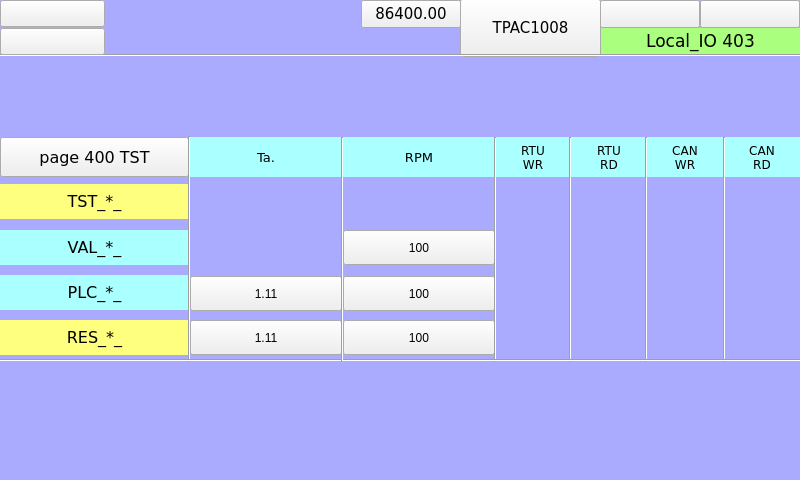
<?xml version="1.0" encoding="UTF-8"?>
<ui version="4.0">
 <class>page403</class>
 <widget class="QWidget" name="page403">
  <property name="geometry">
   <rect>
    <x>0</x>
    <y>0</y>
    <width>800</width>
    <height>480</height>
   </rect>
  </property>
  <property name="minimumSize">
   <size>
    <width>800</width>
    <height>480</height>
   </size>
  </property>
  <property name="maximumSize">
   <size>
    <width>800</width>
    <height>480</height>
   </size>
  </property>
  <property name="windowTitle">
   <string>page403</string>
  </property>
  <property name="styleSheet">
   <string notr="true">QWidget#page403
{
background-color: rgb(170, 170, 255);
}</string>
  </property>
  <widget class="QLabel" name="label_TST_DigIn_">
   <property name="geometry">
    <rect>
     <x>0</x>
     <y>184</y>
     <width>189</width>
     <height>35</height>
    </rect>
   </property>
   <property name="font">
    <font>
     <family>DejaVu Sans</family>
     <pointsize>12</pointsize>
    </font>
   </property>
   <property name="styleSheet">
    <string notr="true">background-color: rgb(255, 255, 127);</string>
   </property>
   <property name="text">
    <string>TST_*_</string>
   </property>
   <property name="alignment">
    <set>Qt::AlignCenter</set>
   </property>
  </widget>
  <widget class="Line" name="line_3">
   <property name="geometry">
    <rect>
     <x>332</x>
     <y>137</y>
     <width>20</width>
     <height>225</height>
    </rect>
   </property>
   <property name="orientation">
    <enum>Qt::Vertical</enum>
   </property>
  </widget>
  <widget class="QLabel" name="label_RES_DigIn_">
   <property name="geometry">
    <rect>
     <x>0</x>
     <y>320</y>
     <width>189</width>
     <height>35</height>
    </rect>
   </property>
   <property name="font">
    <font>
     <family>DejaVu Sans</family>
     <pointsize>12</pointsize>
    </font>
   </property>
   <property name="styleSheet">
    <string notr="true">background-color: rgb(255, 255, 127);</string>
   </property>
   <property name="text">
    <string>RES_*_</string>
   </property>
   <property name="alignment">
    <set>Qt::AlignCenter</set>
   </property>
  </widget>
  <widget class="QLabel" name="label_Qt_Project_2">
   <property name="geometry">
    <rect>
     <x>600</x>
     <y>28</y>
     <width>201</width>
     <height>27</height>
    </rect>
   </property>
   <property name="font">
    <font>
     <family>DejaVu Sans</family>
     <pointsize>13</pointsize>
    </font>
   </property>
   <property name="styleSheet">
    <string notr="true">background-color: rgb(170, 255, 127);</string>
   </property>
   <property name="text">
    <string>Local_IO 403</string>
   </property>
   <property name="alignment">
    <set>Qt::AlignCenter</set>
   </property>
  </widget>
  <widget class="ATCMbutton" name="atcmButton_6">
   <property name="geometry">
    <rect>
     <x>460</x>
     <y>-1</y>
     <width>141</width>
     <height>58</height>
    </rect>
   </property>
   <property name="font">
    <font>
     <family>DejaVu Sans</family>
     <pointsize>11</pointsize>
     <weight>50</weight>
     <bold>false</bold>
    </font>
   </property>
   <property name="toolTip">
    <string/>
   </property>
   <property name="whatsThis">
    <string>ATCMbutton widget</string>
   </property>
   <property name="pageName">
    <string>menu</string>
   </property>
   <property name="statusvar">
    <string/>
   </property>
   <property name="viewStatus">
    <bool>false</bool>
   </property>
   <property name="refresh">
    <number>200</number>
   </property>
   <property name="visibilityVar">
    <string/>
   </property>
   <property name="bgColor">
    <color>
     <red>170</red>
     <green>170</green>
     <blue>255</blue>
    </color>
   </property>
   <property name="borderColor">
    <color>
     <red>220</red>
     <green>220</green>
     <blue>220</blue>
    </color>
   </property>
   <property name="text">
    <string>TPAC1008</string>
   </property>
   <property name="pressText">
    <string>TPAC1008</string>
   </property>
   <property name="borderWidth">
    <number>2</number>
   </property>
   <property name="borderRadius">
    <number>0</number>
   </property>
   <property name="apparence">
    <enum>QFrame::Raised</enum>
   </property>
  </widget>
  <widget class="ATCMdate" name="atcmDate_2">
   <property name="geometry">
    <rect>
     <x>600</x>
     <y>0</y>
     <width>100</width>
     <height>28</height>
    </rect>
   </property>
   <property name="font">
    <font>
     <family>DejaVu Sans</family>
     <pointsize>11</pointsize>
    </font>
   </property>
   <property name="toolTip">
    <string>ATCM QDate</string>
   </property>
   <property name="whatsThis">
    <string>ATCMdate widget</string>
   </property>
   <property name="bgColor">
    <color>
     <red>255</red>
     <green>255</green>
     <blue>127</blue>
    </color>
   </property>
   <property name="borderWidth">
    <number>0</number>
   </property>
   <property name="borderRadius">
    <number>0</number>
   </property>
  </widget>
  <widget class="ATCMbutton" name="atcmButton_page400">
   <property name="geometry">
    <rect>
     <x>0</x>
     <y>137</y>
     <width>189</width>
     <height>40</height>
    </rect>
   </property>
   <property name="font">
    <font>
     <family>DejaVu Sans</family>
     <pointsize>12</pointsize>
    </font>
   </property>
   <property name="toolTip">
    <string/>
   </property>
   <property name="whatsThis">
    <string>ATCMbutton widget</string>
   </property>
   <property name="pageName">
    <string>page400</string>
   </property>
   <property name="statusvar">
    <string/>
   </property>
   <property name="viewStatus">
    <bool>false</bool>
   </property>
   <property name="visibilityVar">
    <string/>
   </property>
   <property name="bgColor">
    <color>
     <red>170</red>
     <green>255</green>
     <blue>255</blue>
    </color>
   </property>
   <property name="text">
    <string>page 400 TST</string>
   </property>
   <property name="pressText">
    <string>page 400 TST</string>
   </property>
   <property name="borderWidth">
    <number>0</number>
   </property>
   <property name="borderRadius">
    <number>0</number>
   </property>
   <property name="apparence">
    <enum>QFrame::Raised</enum>
   </property>
  </widget>
  <widget class="Line" name="line_2">
   <property name="geometry">
    <rect>
     <x>0</x>
     <y>45</y>
     <width>801</width>
     <height>20</height>
    </rect>
   </property>
   <property name="orientation">
    <enum>Qt::Horizontal</enum>
   </property>
  </widget>
  <widget class="QLabel" name="label_PLC_DigIn_">
   <property name="geometry">
    <rect>
     <x>0</x>
     <y>230</y>
     <width>189</width>
     <height>35</height>
    </rect>
   </property>
   <property name="font">
    <font>
     <family>DejaVu Sans</family>
     <pointsize>12</pointsize>
    </font>
   </property>
   <property name="styleSheet">
    <string notr="true">background-color: rgb(170, 255, 255);</string>
   </property>
   <property name="text">
    <string>VAL_*_</string>
   </property>
   <property name="alignment">
    <set>Qt::AlignCenter</set>
   </property>
  </widget>
  <widget class="ATCMlabel" name="atcmLabel">
   <property name="geometry">
    <rect>
     <x>0</x>
     <y>0</y>
     <width>105</width>
     <height>27</height>
    </rect>
   </property>
   <property name="font">
    <font>
     <family>DejaVu Sans</family>
     <pointsize>12</pointsize>
    </font>
   </property>
   <property name="toolTip">
    <string>TEST_COMMAND</string>
   </property>
   <property name="whatsThis">
    <string>ATCMlabel widget</string>
   </property>
   <property name="variable">
    <string>TEST_COMMAND</string>
   </property>
   <property name="refresh">
    <number>500</number>
   </property>
   <property name="max">
    <string>0</string>
   </property>
   <property name="min">
    <string>0</string>
   </property>
   <property name="viewStatus">
    <bool>false</bool>
   </property>
   <property name="visibilityVar">
    <string/>
   </property>
   <property name="bgColor">
    <color>
     <red>170</red>
     <green>255</green>
     <blue>127</blue>
    </color>
   </property>
   <property name="borderWidth">
    <number>1</number>
   </property>
   <property name="borderRadius">
    <number>0</number>
   </property>
   <property name="format">
    <enum>ATCMlabel::Hex</enum>
   </property>
  </widget>
  <widget class="ATCMlabel" name="atcmLabel_PLC_time">
   <property name="geometry">
    <rect>
     <x>361</x>
     <y>0</y>
     <width>100</width>
     <height>28</height>
    </rect>
   </property>
   <property name="font">
    <font>
     <family>DejaVu Sans</family>
     <pointsize>11</pointsize>
     <weight>50</weight>
     <bold>false</bold>
    </font>
   </property>
   <property name="text">
    <string>86400.00</string>
   </property>
   <property name="toolTip">
    <string>PLC_time</string>
   </property>
   <property name="whatsThis">
    <string>ATCMlabel widget</string>
   </property>
   <property name="variable">
    <string>PLC_time</string>
   </property>
   <property name="refresh">
    <number>500</number>
   </property>
   <property name="max">
    <string>0</string>
   </property>
   <property name="min">
    <string>0</string>
   </property>
   <property name="viewStatus">
    <bool>false</bool>
   </property>
   <property name="visibilityVar">
    <string/>
   </property>
   <property name="bgColor">
    <color>
     <red>255</red>
     <green>255</green>
     <blue>127</blue>
    </color>
   </property>
   <property name="borderWidth">
    <number>0</number>
   </property>
   <property name="borderRadius">
    <number>0</number>
   </property>
  </widget>
  <widget class="ATCMlabel" name="atcmLabel_2">
   <property name="geometry">
    <rect>
     <x>0</x>
     <y>28</y>
     <width>105</width>
     <height>27</height>
    </rect>
   </property>
   <property name="font">
    <font>
     <family>DejaVu Sans</family>
     <pointsize>12</pointsize>
    </font>
   </property>
   <property name="toolTip">
    <string>TEST_STATUS</string>
   </property>
   <property name="whatsThis">
    <string>ATCMlabel widget</string>
   </property>
   <property name="variable">
    <string>TEST_STATUS</string>
   </property>
   <property name="refresh">
    <number>500</number>
   </property>
   <property name="max">
    <string>0</string>
   </property>
   <property name="min">
    <string>0</string>
   </property>
   <property name="viewStatus">
    <bool>false</bool>
   </property>
   <property name="visibilityVar">
    <string/>
   </property>
   <property name="bgColor">
    <color>
     <red>255</red>
     <green>255</green>
     <blue>127</blue>
    </color>
   </property>
   <property name="borderWidth">
    <number>1</number>
   </property>
   <property name="borderRadius">
    <number>0</number>
   </property>
   <property name="format">
    <enum>ATCMlabel::Hex</enum>
   </property>
  </widget>
  <widget class="QLabel" name="label_PLC_DigIn_14">
   <property name="geometry">
    <rect>
     <x>0</x>
     <y>275</y>
     <width>189</width>
     <height>35</height>
    </rect>
   </property>
   <property name="font">
    <font>
     <family>DejaVu Sans</family>
     <pointsize>12</pointsize>
    </font>
   </property>
   <property name="styleSheet">
    <string notr="true">background-color: rgb(170, 255, 255);</string>
   </property>
   <property name="text">
    <string>PLC_*_</string>
   </property>
   <property name="alignment">
    <set>Qt::AlignCenter</set>
   </property>
  </widget>
  <widget class="Line" name="line">
   <property name="geometry">
    <rect>
     <x>179</x>
     <y>136</y>
     <width>20</width>
     <height>226</height>
    </rect>
   </property>
   <property name="orientation">
    <enum>Qt::Vertical</enum>
   </property>
  </widget>
  <widget class="ATCMtime" name="atcmTime_2">
   <property name="geometry">
    <rect>
     <x>700</x>
     <y>0</y>
     <width>100</width>
     <height>28</height>
    </rect>
   </property>
   <property name="font">
    <font>
     <family>DejaVu Sans</family>
     <pointsize>11</pointsize>
    </font>
   </property>
   <property name="toolTip">
    <string>ATCM QTime</string>
   </property>
   <property name="whatsThis">
    <string>ATCMtime widget</string>
   </property>
   <property name="bgColor">
    <color>
     <red>255</red>
     <green>255</green>
     <blue>127</blue>
    </color>
   </property>
   <property name="borderWidth">
    <number>0</number>
   </property>
   <property name="borderRadius">
    <number>0</number>
   </property>
  </widget>
  <widget class="QLabel" name="label_PLC_DigIn_16">
   <property name="geometry">
    <rect>
     <x>495</x>
     <y>137</y>
     <width>76</width>
     <height>40</height>
    </rect>
   </property>
   <property name="font">
    <font>
     <family>DejaVu Sans</family>
     <pointsize>9</pointsize>
    </font>
   </property>
   <property name="styleSheet">
    <string notr="true">background-color: rgb(170, 255, 255);</string>
   </property>
   <property name="text">
    <string>RTU
WR</string>
   </property>
   <property name="alignment">
    <set>Qt::AlignCenter</set>
   </property>
  </widget>
  <widget class="ATCMlabel" name="atcmLabelAnOut_1">
   <property name="geometry">
    <rect>
     <x>190</x>
     <y>276</y>
     <width>152</width>
     <height>35</height>
    </rect>
   </property>
   <property name="text">
    <string>1.11</string>
   </property>
   <property name="toolTip">
    <string>PLC_Tamb</string>
   </property>
   <property name="whatsThis">
    <string>ATCMlabel widget</string>
   </property>
   <property name="variable">
    <string>PLC_Tamb</string>
   </property>
   <property name="refresh">
    <number>500</number>
   </property>
   <property name="max">
    <string>0</string>
   </property>
   <property name="min">
    <string>0</string>
   </property>
   <property name="viewStatus">
    <bool>false</bool>
   </property>
   <property name="visibilityVar">
    <string>TST_Tamb</string>
   </property>
   <property name="bgColor">
    <color>
     <red>170</red>
     <green>255</green>
     <blue>255</blue>
    </color>
   </property>
   <property name="fontColor">
    <color>
     <red>0</red>
     <green>0</green>
     <blue>0</blue>
    </color>
   </property>
   <property name="borderWidth">
    <number>1</number>
   </property>
   <property name="borderRadius">
    <number>0</number>
   </property>
  </widget>
  <widget class="ATCMled" name="atcmLed_PLC_CAN_RD">
   <property name="geometry">
    <rect>
     <x>750</x>
     <y>278</y>
     <width>30</width>
     <height>30</height>
    </rect>
   </property>
   <property name="toolTip">
    <string/>
   </property>
   <property name="whatsThis">
    <string>ATCMled widget</string>
   </property>
   <property name="variable">
    <string/>
   </property>
   <property name="refresh">
    <number>500</number>
   </property>
   <property name="viewStatus">
    <bool>false</bool>
   </property>
   <property name="visibilityVar">
    <string>TST_CAN_RD</string>
   </property>
   <property name="onIcon">
    <iconset>
     <normaloff>:/on.png</normaloff>:/on.png</iconset>
   </property>
   <property name="offIcon">
    <iconset>
     <normaloff>:/off.png</normaloff>:/off.png</iconset>
   </property>
  </widget>
  <widget class="ATCMled" name="atcmLed_PLC_RTU_RD">
   <property name="geometry">
    <rect>
     <x>593</x>
     <y>278</y>
     <width>30</width>
     <height>30</height>
    </rect>
   </property>
   <property name="toolTip">
    <string>RTU_RTU_RD</string>
   </property>
   <property name="whatsThis">
    <string>ATCMled widget</string>
   </property>
   <property name="variable">
    <string>RTU_RTU_RD</string>
   </property>
   <property name="refresh">
    <number>500</number>
   </property>
   <property name="viewStatus">
    <bool>false</bool>
   </property>
   <property name="visibilityVar">
    <string>TST_RTU_RD</string>
   </property>
   <property name="onIcon">
    <iconset>
     <normaloff>:/on.png</normaloff>:/on.png</iconset>
   </property>
   <property name="offIcon">
    <iconset>
     <normaloff>:/off.png</normaloff>:/off.png</iconset>
   </property>
  </widget>
  <widget class="ATCMled" name="atcmLed_TST_RTU_WR">
   <property name="geometry">
    <rect>
     <x>517</x>
     <y>186</y>
     <width>30</width>
     <height>30</height>
    </rect>
   </property>
   <property name="toolTip">
    <string>TST_RTU_WR</string>
   </property>
   <property name="whatsThis">
    <string>ATCMled widget</string>
   </property>
   <property name="variable">
    <string>TST_RTU_WR</string>
   </property>
   <property name="refresh">
    <number>500</number>
   </property>
   <property name="viewStatus">
    <bool>false</bool>
   </property>
   <property name="visibilityVar">
    <string/>
   </property>
   <property name="onIcon">
    <iconset>
     <normaloff>:/on.png</normaloff>:/on.png</iconset>
   </property>
   <property name="offIcon">
    <iconset>
     <normaloff>:/off.png</normaloff>:/off.png</iconset>
   </property>
  </widget>
  <widget class="ATCMled" name="atcmLed_RES_RTU_RD">
   <property name="geometry">
    <rect>
     <x>593</x>
     <y>320</y>
     <width>30</width>
     <height>30</height>
    </rect>
   </property>
   <property name="toolTip">
    <string>RTU_RTU_RD</string>
   </property>
   <property name="whatsThis">
    <string>ATCMled widget</string>
   </property>
   <property name="variable">
    <string>RTU_RTU_RD</string>
   </property>
   <property name="refresh">
    <number>500</number>
   </property>
   <property name="viewStatus">
    <bool>false</bool>
   </property>
   <property name="visibilityVar">
    <string>TST_RTU_RD</string>
   </property>
   <property name="onIcon">
    <iconset>
     <normaloff>:/on.png</normaloff>:/on.png</iconset>
   </property>
   <property name="offIcon">
    <iconset>
     <normaloff>:/off.png</normaloff>:/off.png</iconset>
   </property>
  </widget>
  <widget class="ATCMlabel" name="atcmLabelAnOut_3">
   <property name="geometry">
    <rect>
     <x>343</x>
     <y>230</y>
     <width>152</width>
     <height>35</height>
    </rect>
   </property>
   <property name="text">
    <string>100</string>
   </property>
   <property name="toolTip">
    <string>VAL_RPM</string>
   </property>
   <property name="whatsThis">
    <string>ATCMlabel widget</string>
   </property>
   <property name="variable">
    <string>VAL_RPM</string>
   </property>
   <property name="refresh">
    <number>500</number>
   </property>
   <property name="max">
    <string>0</string>
   </property>
   <property name="min">
    <string>0</string>
   </property>
   <property name="viewStatus">
    <bool>false</bool>
   </property>
   <property name="visibilityVar">
    <string>TST_RPM</string>
   </property>
   <property name="bgColor">
    <color>
     <red>170</red>
     <green>255</green>
     <blue>255</blue>
    </color>
   </property>
   <property name="fontColor">
    <color>
     <red>0</red>
     <green>0</green>
     <blue>0</blue>
    </color>
   </property>
   <property name="borderWidth">
    <number>1</number>
   </property>
   <property name="borderRadius">
    <number>0</number>
   </property>
  </widget>
  <widget class="ATCMled" name="atcmLed_PLC_RTU_WR">
   <property name="geometry">
    <rect>
     <x>518</x>
     <y>278</y>
     <width>30</width>
     <height>30</height>
    </rect>
   </property>
   <property name="toolTip">
    <string>RTU_RTU_WR</string>
   </property>
   <property name="whatsThis">
    <string>ATCMled widget</string>
   </property>
   <property name="variable">
    <string>RTU_RTU_WR</string>
   </property>
   <property name="refresh">
    <number>500</number>
   </property>
   <property name="viewStatus">
    <bool>false</bool>
   </property>
   <property name="visibilityVar">
    <string>TST_RTU_WR</string>
   </property>
   <property name="onIcon">
    <iconset>
     <normaloff>:/on.png</normaloff>:/on.png</iconset>
   </property>
   <property name="offIcon">
    <iconset>
     <normaloff>:/off.png</normaloff>:/off.png</iconset>
   </property>
  </widget>
  <widget class="QLabel" name="label_PLC_DigIn_18">
   <property name="geometry">
    <rect>
     <x>571</x>
     <y>137</y>
     <width>76</width>
     <height>40</height>
    </rect>
   </property>
   <property name="font">
    <font>
     <family>DejaVu Sans</family>
     <pointsize>9</pointsize>
    </font>
   </property>
   <property name="styleSheet">
    <string notr="true">background-color: rgb(170, 255, 255);</string>
   </property>
   <property name="text">
    <string>RTU
RD</string>
   </property>
   <property name="alignment">
    <set>Qt::AlignCenter</set>
   </property>
  </widget>
  <widget class="ATCMlabel" name="atcmLabelAnOut_11">
   <property name="geometry">
    <rect>
     <x>190</x>
     <y>320</y>
     <width>152</width>
     <height>35</height>
    </rect>
   </property>
   <property name="text">
    <string>1.11</string>
   </property>
   <property name="toolTip">
    <string>RES_Tamb</string>
   </property>
   <property name="whatsThis">
    <string>ATCMlabel widget</string>
   </property>
   <property name="variable">
    <string>RES_Tamb</string>
   </property>
   <property name="refresh">
    <number>500</number>
   </property>
   <property name="max">
    <string>0</string>
   </property>
   <property name="min">
    <string>0</string>
   </property>
   <property name="viewStatus">
    <bool>false</bool>
   </property>
   <property name="visibilityVar">
    <string>TST_Tamb</string>
   </property>
   <property name="bgColor">
    <color>
     <red>255</red>
     <green>255</green>
     <blue>127</blue>
    </color>
   </property>
   <property name="fontColor">
    <color>
     <red>0</red>
     <green>0</green>
     <blue>0</blue>
    </color>
   </property>
   <property name="borderWidth">
    <number>1</number>
   </property>
   <property name="borderRadius">
    <number>0</number>
   </property>
  </widget>
  <widget class="QLabel" name="label_PLC_DigIn_19">
   <property name="geometry">
    <rect>
     <x>190</x>
     <y>137</y>
     <width>152</width>
     <height>40</height>
    </rect>
   </property>
   <property name="font">
    <font>
     <family>DejaVu Sans</family>
     <pointsize>10</pointsize>
    </font>
   </property>
   <property name="styleSheet">
    <string notr="true">background-color: rgb(170, 255, 255);</string>
   </property>
   <property name="text">
    <string>Ta.</string>
   </property>
   <property name="alignment">
    <set>Qt::AlignCenter</set>
   </property>
  </widget>
  <widget class="QLabel" name="label_PLC_DigIn_20">
   <property name="geometry">
    <rect>
     <x>647</x>
     <y>137</y>
     <width>76</width>
     <height>40</height>
    </rect>
   </property>
   <property name="font">
    <font>
     <family>DejaVu Sans</family>
     <pointsize>9</pointsize>
    </font>
   </property>
   <property name="styleSheet">
    <string notr="true">background-color: rgb(170, 255, 255);</string>
   </property>
   <property name="text">
    <string>CAN
WR</string>
   </property>
   <property name="alignment">
    <set>Qt::AlignCenter</set>
   </property>
  </widget>
  <widget class="ATCMled" name="atcmLed_VAL_CAN_WR">
   <property name="geometry">
    <rect>
     <x>671</x>
     <y>230</y>
     <width>30</width>
     <height>30</height>
    </rect>
   </property>
   <property name="toolTip">
    <string>VAL_CAN_WR</string>
   </property>
   <property name="whatsThis">
    <string>ATCMled widget</string>
   </property>
   <property name="variable">
    <string>VAL_CAN_WR</string>
   </property>
   <property name="refresh">
    <number>500</number>
   </property>
   <property name="viewStatus">
    <bool>false</bool>
   </property>
   <property name="visibilityVar">
    <string>TST_CAN_WR</string>
   </property>
   <property name="onIcon">
    <iconset>
     <normaloff>:/on.png</normaloff>:/on.png</iconset>
   </property>
   <property name="offIcon">
    <iconset>
     <normaloff>:/off.png</normaloff>:/off.png</iconset>
   </property>
  </widget>
  <widget class="ATCMled" name="atcmLed_TST_RTU_RD">
   <property name="geometry">
    <rect>
     <x>593</x>
     <y>186</y>
     <width>30</width>
     <height>30</height>
    </rect>
   </property>
   <property name="toolTip">
    <string>TST_RTU_RD</string>
   </property>
   <property name="whatsThis">
    <string>ATCMled widget</string>
   </property>
   <property name="variable">
    <string>TST_RTU_RD</string>
   </property>
   <property name="refresh">
    <number>500</number>
   </property>
   <property name="viewStatus">
    <bool>false</bool>
   </property>
   <property name="visibilityVar">
    <string/>
   </property>
   <property name="onIcon">
    <iconset>
     <normaloff>:/on.png</normaloff>:/on.png</iconset>
   </property>
   <property name="offIcon">
    <iconset>
     <normaloff>:/off.png</normaloff>:/off.png</iconset>
   </property>
  </widget>
  <widget class="ATCMled" name="atcmLed_RES_CAN_RD">
   <property name="geometry">
    <rect>
     <x>750</x>
     <y>320</y>
     <width>30</width>
     <height>30</height>
    </rect>
   </property>
   <property name="toolTip">
    <string/>
   </property>
   <property name="whatsThis">
    <string>ATCMled widget</string>
   </property>
   <property name="variable">
    <string/>
   </property>
   <property name="refresh">
    <number>500</number>
   </property>
   <property name="viewStatus">
    <bool>false</bool>
   </property>
   <property name="visibilityVar">
    <string>TST_CAN_RD</string>
   </property>
   <property name="onIcon">
    <iconset>
     <normaloff>:/on.png</normaloff>:/on.png</iconset>
   </property>
   <property name="offIcon">
    <iconset>
     <normaloff>:/off.png</normaloff>:/off.png</iconset>
   </property>
  </widget>
  <widget class="QLabel" name="label_PLC_DigIn_21">
   <property name="geometry">
    <rect>
     <x>343</x>
     <y>137</y>
     <width>152</width>
     <height>40</height>
    </rect>
   </property>
   <property name="font">
    <font>
     <family>DejaVu Sans</family>
     <pointsize>10</pointsize>
    </font>
   </property>
   <property name="styleSheet">
    <string notr="true">background-color: rgb(170, 255, 255);</string>
   </property>
   <property name="text">
    <string>RPM</string>
   </property>
   <property name="alignment">
    <set>Qt::AlignCenter</set>
   </property>
  </widget>
  <widget class="ATCMlabel" name="atcmLabelAnOut_12">
   <property name="geometry">
    <rect>
     <x>343</x>
     <y>320</y>
     <width>152</width>
     <height>35</height>
    </rect>
   </property>
   <property name="text">
    <string>100</string>
   </property>
   <property name="toolTip">
    <string>RES_RPM</string>
   </property>
   <property name="whatsThis">
    <string>ATCMlabel widget</string>
   </property>
   <property name="variable">
    <string>RES_RPM</string>
   </property>
   <property name="refresh">
    <number>500</number>
   </property>
   <property name="max">
    <string>0</string>
   </property>
   <property name="min">
    <string>0</string>
   </property>
   <property name="viewStatus">
    <bool>false</bool>
   </property>
   <property name="visibilityVar">
    <string>TST_RPM</string>
   </property>
   <property name="bgColor">
    <color>
     <red>255</red>
     <green>255</green>
     <blue>127</blue>
    </color>
   </property>
   <property name="fontColor">
    <color>
     <red>0</red>
     <green>0</green>
     <blue>0</blue>
    </color>
   </property>
   <property name="borderWidth">
    <number>1</number>
   </property>
   <property name="borderRadius">
    <number>0</number>
   </property>
  </widget>
  <widget class="ATCMled" name="atcmLed_TST_RTU_WR_2">
   <property name="geometry">
    <rect>
     <x>670</x>
     <y>186</y>
     <width>30</width>
     <height>30</height>
    </rect>
   </property>
   <property name="toolTip">
    <string>TST_CAN_WR</string>
   </property>
   <property name="whatsThis">
    <string>ATCMled widget</string>
   </property>
   <property name="variable">
    <string>TST_CAN_WR</string>
   </property>
   <property name="refresh">
    <number>500</number>
   </property>
   <property name="viewStatus">
    <bool>false</bool>
   </property>
   <property name="visibilityVar">
    <string/>
   </property>
   <property name="onIcon">
    <iconset>
     <normaloff>:/on.png</normaloff>:/on.png</iconset>
   </property>
   <property name="offIcon">
    <iconset>
     <normaloff>:/off.png</normaloff>:/off.png</iconset>
   </property>
  </widget>
  <widget class="ATCMlabel" name="atcmLabelAnOut_2">
   <property name="geometry">
    <rect>
     <x>343</x>
     <y>276</y>
     <width>152</width>
     <height>35</height>
    </rect>
   </property>
   <property name="text">
    <string>100</string>
   </property>
   <property name="toolTip">
    <string>PLC_RPM</string>
   </property>
   <property name="whatsThis">
    <string>ATCMlabel widget</string>
   </property>
   <property name="variable">
    <string>PLC_RPM</string>
   </property>
   <property name="refresh">
    <number>500</number>
   </property>
   <property name="max">
    <string>0</string>
   </property>
   <property name="min">
    <string>0</string>
   </property>
   <property name="viewStatus">
    <bool>false</bool>
   </property>
   <property name="visibilityVar">
    <string>TST_RPM</string>
   </property>
   <property name="bgColor">
    <color>
     <red>170</red>
     <green>255</green>
     <blue>255</blue>
    </color>
   </property>
   <property name="fontColor">
    <color>
     <red>0</red>
     <green>0</green>
     <blue>0</blue>
    </color>
   </property>
   <property name="borderWidth">
    <number>1</number>
   </property>
   <property name="borderRadius">
    <number>0</number>
   </property>
  </widget>
  <widget class="ATCMled" name="atcmLed_TST_Tamb">
   <property name="geometry">
    <rect>
     <x>252</x>
     <y>186</y>
     <width>30</width>
     <height>30</height>
    </rect>
   </property>
   <property name="toolTip">
    <string>TST_Tamb</string>
   </property>
   <property name="whatsThis">
    <string>ATCMled widget</string>
   </property>
   <property name="variable">
    <string>TST_Tamb</string>
   </property>
   <property name="refresh">
    <number>500</number>
   </property>
   <property name="viewStatus">
    <bool>false</bool>
   </property>
   <property name="visibilityVar">
    <string/>
   </property>
   <property name="onIcon">
    <iconset>
     <normaloff>:/on.png</normaloff>:/on.png</iconset>
   </property>
   <property name="offIcon">
    <iconset>
     <normaloff>:/off.png</normaloff>:/off.png</iconset>
   </property>
  </widget>
  <widget class="ATCMled" name="atcmLed_VAL_RTU_WR">
   <property name="geometry">
    <rect>
     <x>517</x>
     <y>230</y>
     <width>30</width>
     <height>30</height>
    </rect>
   </property>
   <property name="toolTip">
    <string>VAL_RTU_WR</string>
   </property>
   <property name="whatsThis">
    <string>ATCMled widget</string>
   </property>
   <property name="variable">
    <string>VAL_RTU_WR</string>
   </property>
   <property name="refresh">
    <number>500</number>
   </property>
   <property name="viewStatus">
    <bool>false</bool>
   </property>
   <property name="visibilityVar">
    <string>TST_RTU_WR</string>
   </property>
   <property name="onIcon">
    <iconset>
     <normaloff>:/on.png</normaloff>:/on.png</iconset>
   </property>
   <property name="offIcon">
    <iconset>
     <normaloff>:/off.png</normaloff>:/off.png</iconset>
   </property>
  </widget>
  <widget class="ATCMled" name="atcmLed_TST_FWrevision_2">
   <property name="geometry">
    <rect>
     <x>403</x>
     <y>186</y>
     <width>30</width>
     <height>30</height>
    </rect>
   </property>
   <property name="toolTip">
    <string>TST_RPM</string>
   </property>
   <property name="whatsThis">
    <string>ATCMled widget</string>
   </property>
   <property name="variable">
    <string>TST_RPM</string>
   </property>
   <property name="refresh">
    <number>500</number>
   </property>
   <property name="viewStatus">
    <bool>false</bool>
   </property>
   <property name="visibilityVar">
    <string/>
   </property>
   <property name="onIcon">
    <iconset>
     <normaloff>:/on.png</normaloff>:/on.png</iconset>
   </property>
   <property name="offIcon">
    <iconset>
     <normaloff>:/off.png</normaloff>:/off.png</iconset>
   </property>
  </widget>
  <widget class="ATCMled" name="atcmLed_TST_RTU_RD_2">
   <property name="geometry">
    <rect>
     <x>747</x>
     <y>186</y>
     <width>30</width>
     <height>30</height>
    </rect>
   </property>
   <property name="toolTip">
    <string>TST_CAN_RD</string>
   </property>
   <property name="whatsThis">
    <string>ATCMled widget</string>
   </property>
   <property name="variable">
    <string>TST_CAN_RD</string>
   </property>
   <property name="refresh">
    <number>500</number>
   </property>
   <property name="viewStatus">
    <bool>false</bool>
   </property>
   <property name="visibilityVar">
    <string/>
   </property>
   <property name="onIcon">
    <iconset>
     <normaloff>:/on.png</normaloff>:/on.png</iconset>
   </property>
   <property name="offIcon">
    <iconset>
     <normaloff>:/off.png</normaloff>:/off.png</iconset>
   </property>
  </widget>
  <widget class="ATCMled" name="atcmLed_PLC_CAN_WR">
   <property name="geometry">
    <rect>
     <x>670</x>
     <y>278</y>
     <width>30</width>
     <height>30</height>
    </rect>
   </property>
   <property name="toolTip">
    <string/>
   </property>
   <property name="whatsThis">
    <string>ATCMled widget</string>
   </property>
   <property name="variable">
    <string/>
   </property>
   <property name="refresh">
    <number>500</number>
   </property>
   <property name="viewStatus">
    <bool>false</bool>
   </property>
   <property name="visibilityVar">
    <string>TST_CAN_WR</string>
   </property>
   <property name="onIcon">
    <iconset>
     <normaloff>:/on.png</normaloff>:/on.png</iconset>
   </property>
   <property name="offIcon">
    <iconset>
     <normaloff>:/off.png</normaloff>:/off.png</iconset>
   </property>
  </widget>
  <widget class="QLabel" name="label_PLC_DigIn_22">
   <property name="geometry">
    <rect>
     <x>724</x>
     <y>137</y>
     <width>76</width>
     <height>40</height>
    </rect>
   </property>
   <property name="font">
    <font>
     <family>DejaVu Sans</family>
     <pointsize>9</pointsize>
    </font>
   </property>
   <property name="styleSheet">
    <string notr="true">background-color: rgb(170, 255, 255);</string>
   </property>
   <property name="text">
    <string>CAN
RD</string>
   </property>
   <property name="alignment">
    <set>Qt::AlignCenter</set>
   </property>
  </widget>
  <widget class="Line" name="line_4">
   <property name="geometry">
    <rect>
     <x>485</x>
     <y>137</y>
     <width>20</width>
     <height>225</height>
    </rect>
   </property>
   <property name="orientation">
    <enum>Qt::Vertical</enum>
   </property>
  </widget>
  <widget class="Line" name="line_5">
   <property name="geometry">
    <rect>
     <x>560</x>
     <y>137</y>
     <width>20</width>
     <height>225</height>
    </rect>
   </property>
   <property name="orientation">
    <enum>Qt::Vertical</enum>
   </property>
  </widget>
  <widget class="Line" name="line_6">
   <property name="geometry">
    <rect>
     <x>636</x>
     <y>137</y>
     <width>20</width>
     <height>225</height>
    </rect>
   </property>
   <property name="orientation">
    <enum>Qt::Vertical</enum>
   </property>
  </widget>
  <widget class="Line" name="line_7">
   <property name="geometry">
    <rect>
     <x>714</x>
     <y>137</y>
     <width>20</width>
     <height>225</height>
    </rect>
   </property>
   <property name="orientation">
    <enum>Qt::Vertical</enum>
   </property>
  </widget>
  <widget class="Line" name="line_8">
   <property name="geometry">
    <rect>
     <x>0</x>
     <y>350</y>
     <width>801</width>
     <height>20</height>
    </rect>
   </property>
   <property name="orientation">
    <enum>Qt::Horizontal</enum>
   </property>
  </widget>
  <widget class="ATCManimation" name="atcmAnimation_TEST_STATUS">
   <property name="geometry">
    <rect>
     <x>105</x>
     <y>0</y>
     <width>121</width>
     <height>55</height>
    </rect>
   </property>
   <property name="toolTip">
    <string>TEST_STATUS</string>
   </property>
   <property name="whatsThis">
    <string>ATCManimation widget</string>
   </property>
   <property name="mapping">
    <string>0;:/icons/my_img/local.png;216;:/icons/my_img/remote.png;42;:/icons/my_img/done.png</string>
   </property>
   <property name="variable">
    <string>TEST_STATUS</string>
   </property>
   <property name="refresh">
    <number>500</number>
   </property>
   <property name="viewStatus">
    <bool>false</bool>
   </property>
   <property name="visibilityVar">
    <string/>
   </property>
  </widget>
  <zorder>label_TST_DigIn_</zorder>
  <zorder>label_RES_DigIn_</zorder>
  <zorder>label_Qt_Project_2</zorder>
  <zorder>atcmButton_6</zorder>
  <zorder>atcmDate_2</zorder>
  <zorder>atcmButton_page400</zorder>
  <zorder>line_2</zorder>
  <zorder>label_PLC_DigIn_</zorder>
  <zorder>atcmLabel</zorder>
  <zorder>atcmLabel_PLC_time</zorder>
  <zorder>atcmLabel_2</zorder>
  <zorder>label_PLC_DigIn_14</zorder>
  <zorder>line</zorder>
  <zorder>atcmTime_2</zorder>
  <zorder>label_PLC_DigIn_16</zorder>
  <zorder>atcmLabelAnOut_1</zorder>
  <zorder>atcmLed_PLC_CAN_RD</zorder>
  <zorder>atcmLed_PLC_RTU_RD</zorder>
  <zorder>atcmLed_TST_RTU_WR</zorder>
  <zorder>atcmLed_RES_RTU_RD</zorder>
  <zorder>atcmLabelAnOut_3</zorder>
  <zorder>atcmLed_PLC_RTU_WR</zorder>
  <zorder>label_PLC_DigIn_18</zorder>
  <zorder>atcmLabelAnOut_11</zorder>
  <zorder>label_PLC_DigIn_19</zorder>
  <zorder>label_PLC_DigIn_20</zorder>
  <zorder>atcmLed_VAL_CAN_WR</zorder>
  <zorder>atcmLed_TST_RTU_RD</zorder>
  <zorder>atcmLed_RES_CAN_RD</zorder>
  <zorder>label_PLC_DigIn_21</zorder>
  <zorder>atcmLabelAnOut_12</zorder>
  <zorder>atcmLed_TST_RTU_WR_2</zorder>
  <zorder>atcmLabelAnOut_2</zorder>
  <zorder>atcmLed_TST_Tamb</zorder>
  <zorder>atcmLed_VAL_RTU_WR</zorder>
  <zorder>atcmLed_TST_FWrevision_2</zorder>
  <zorder>atcmLed_TST_RTU_RD_2</zorder>
  <zorder>atcmLed_PLC_CAN_WR</zorder>
  <zorder>label_PLC_DigIn_22</zorder>
  <zorder>line_4</zorder>
  <zorder>line_5</zorder>
  <zorder>line_6</zorder>
  <zorder>line_7</zorder>
  <zorder>line_8</zorder>
  <zorder>line_3</zorder>
  <zorder>atcmAnimation_TEST_STATUS</zorder>
 </widget>
 <customwidgets>
  <customwidget>
   <class>ATCManimation</class>
   <extends>QLabel</extends>
   <header>atcmplugin.h</header>
  </customwidget>
  <customwidget>
   <class>ATCMbutton</class>
   <extends>QPushButton</extends>
   <header>atcmplugin.h</header>
  </customwidget>
  <customwidget>
   <class>ATCMdate</class>
   <extends>QPushButton</extends>
   <header>atcmplugin.h</header>
  </customwidget>
  <customwidget>
   <class>ATCMlabel</class>
   <extends>QPushButton</extends>
   <header>atcmplugin.h</header>
  </customwidget>
  <customwidget>
   <class>ATCMled</class>
   <extends>QLabel</extends>
   <header>atcmplugin.h</header>
  </customwidget>
  <customwidget>
   <class>ATCMtime</class>
   <extends>QPushButton</extends>
   <header>atcmplugin.h</header>
  </customwidget>
 </customwidgets>
 <resources/>
 <connections>
  <connection>
   <sender>atcmButton_6</sender>
   <signal>newPage(const char*,bool)</signal>
   <receiver>page403</receiver>
   <slot>goto_page(const char*,bool)</slot>
   <hints>
    <hint type="sourcelabel">
     <x>20</x>
     <y>20</y>
    </hint>
    <hint type="destinationlabel">
     <x>20</x>
     <y>20</y>
    </hint>
   </hints>
  </connection>
  <connection>
   <sender>atcmButton_page400</sender>
   <signal>newPage(const char*,bool)</signal>
   <receiver>page403</receiver>
   <slot>goto_page(const char*,bool)</slot>
   <hints>
    <hint type="sourcelabel">
     <x>20</x>
     <y>20</y>
    </hint>
    <hint type="destinationlabel">
     <x>20</x>
     <y>20</y>
    </hint>
   </hints>
  </connection>
 </connections>
 <slots>
  <slot>goto_page(const char*,bool)</slot>
 </slots>
</ui>
